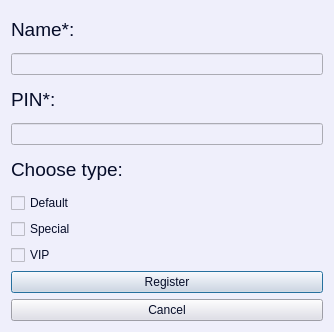
<?xml version="1.0" encoding="UTF-8"?>
<ui version="4.0">
 <class>Register</class>
 <widget class="QDialog" name="Register">
  <property name="geometry">
   <rect>
    <x>0</x>
    <y>0</y>
    <width>334</width>
    <height>332</height>
   </rect>
  </property>
  <property name="minimumSize">
   <size>
    <width>334</width>
    <height>332</height>
   </size>
  </property>
  <property name="maximumSize">
   <size>
    <width>334</width>
    <height>332</height>
   </size>
  </property>
  <property name="windowTitle">
   <string>Dialog</string>
  </property>
  <property name="styleSheet">
   <string notr="true">background-color: rgb(239, 239, 251);</string>
  </property>
  <layout class="QVBoxLayout" name="verticalLayout">
   <item>
    <widget class="QLabel" name="Name">
     <property name="font">
      <font>
       <family>Arial</family>
       <pointsize>14</pointsize>
       <weight>50</weight>
       <italic>false</italic>
       <bold>false</bold>
      </font>
     </property>
     <property name="styleSheet">
      <string notr="true">font: 14pt &quot;Arial&quot;;
color: rgb(5, 12, 40);</string>
     </property>
     <property name="text">
      <string>Name*:</string>
     </property>
    </widget>
   </item>
   <item>
    <widget class="QLineEdit" name="name">
     <property name="styleSheet">
      <string notr="true">font: 14pt &quot;Arial&quot;;
color: rgb(5, 12, 40);</string>
     </property>
     <property name="maxLength">
      <number>10</number>
     </property>
     <property name="alignment">
      <set>Qt::AlignCenter</set>
     </property>
    </widget>
   </item>
   <item>
    <widget class="QLabel" name="PIN">
     <property name="font">
      <font>
       <family>Arial</family>
       <pointsize>14</pointsize>
       <weight>50</weight>
       <italic>false</italic>
       <bold>false</bold>
      </font>
     </property>
     <property name="styleSheet">
      <string notr="true">font: 14pt &quot;Arial&quot;;
color: rgb(5, 12, 40);</string>
     </property>
     <property name="text">
      <string>PIN*:</string>
     </property>
    </widget>
   </item>
   <item>
    <widget class="QLineEdit" name="pin">
     <property name="styleSheet">
      <string notr="true">font: 14pt &quot;Arial&quot;;
color: rgb(5, 12, 40);</string>
     </property>
     <property name="maxLength">
      <number>4</number>
     </property>
     <property name="echoMode">
      <enum>QLineEdit::PasswordEchoOnEdit</enum>
     </property>
     <property name="alignment">
      <set>Qt::AlignCenter</set>
     </property>
    </widget>
   </item>
   <item>
    <widget class="QLabel" name="ChooseType">
     <property name="font">
      <font>
       <family>Arial</family>
       <pointsize>14</pointsize>
       <weight>50</weight>
       <italic>false</italic>
       <bold>false</bold>
      </font>
     </property>
     <property name="styleSheet">
      <string notr="true">font: 14pt &quot;Arial&quot;;
color: rgb(5, 12, 40);</string>
     </property>
     <property name="text">
      <string>Choose type:</string>
     </property>
    </widget>
   </item>
   <item>
    <widget class="QCheckBox" name="def">
     <property name="styleSheet">
      <string notr="true">font: 14pt &quot;Arial&quot;;
color: rgb(5, 12, 40);</string>
     </property>
     <property name="text">
      <string>Default</string>
     </property>
     <property name="autoExclusive">
      <bool>true</bool>
     </property>
    </widget>
   </item>
   <item>
    <widget class="QCheckBox" name="special">
     <property name="styleSheet">
      <string notr="true">font: 14pt &quot;Arial&quot;;
color: rgb(5, 12, 40);</string>
     </property>
     <property name="text">
      <string>Special</string>
     </property>
     <property name="autoExclusive">
      <bool>true</bool>
     </property>
    </widget>
   </item>
   <item>
    <widget class="QCheckBox" name="vip">
     <property name="styleSheet">
      <string notr="true">font: 14pt &quot;Arial&quot;;
color: rgb(5, 12, 40);</string>
     </property>
     <property name="text">
      <string>VIP</string>
     </property>
     <property name="autoExclusive">
      <bool>true</bool>
     </property>
    </widget>
   </item>
   <item>
    <widget class="QPushButton" name="reg">
     <property name="enabled">
      <bool>true</bool>
     </property>
     <property name="autoFillBackground">
      <bool>false</bool>
     </property>
     <property name="styleSheet">
      <string notr="true">font: 14pt &quot;Arial&quot;;
background-color: rgb(221, 221, 232);
color: rgb(5, 12, 40);</string>
     </property>
     <property name="text">
      <string>Register</string>
     </property>
    </widget>
   </item>
   <item>
    <widget class="QPushButton" name="cancel">
     <property name="autoFillBackground">
      <bool>false</bool>
     </property>
     <property name="styleSheet">
      <string notr="true">font: 14pt &quot;Arial&quot;;
background-color: rgb(221, 221, 232);
color: rgb(5, 12, 40);</string>
     </property>
     <property name="text">
      <string>Cancel</string>
     </property>
    </widget>
   </item>
  </layout>
 </widget>
 <resources/>
 <connections/>
</ui>
